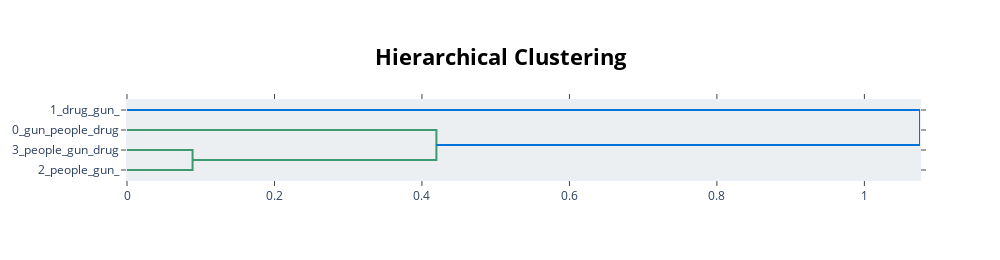

The cell this chart's notebook holds for it:
### Markdown cell above
![image-2.png](attachment:image-2.png)

### Code cell
topic_model.visualize_hierarchy()

### Figure 1 — Plotly figure (JSON) as saved in the notebook; plotly's stock layout.template omitted (floating-point values rounded to 4 significant figures)
{"data": [{"hoverinfo": "text", "marker": {"color": "rgb(61,153,112)"}, "mode": "lines", "type": "scatter", "x": [0, 0.08893, 0.08893, 0], "xaxis": "x", "y": [-25, -25, -35, -35], "yaxis": "y"}, {"hoverinfo": "text", "marker": {"color": "rgb(61,153,112)"}, "mode": "lines", "type": "scatter", "x": [0, 0.4196, 0.4196, 0.08893], "xaxis": "x", "y": [-15, -15, -30, -30], "yaxis": "y"}, {"hoverinfo": "text", "marker": {"color": "rgb(0,116,217)"}, "mode": "lines", "type": "scatter", "x": [0, 1.075, 1.075, 0.4196], "xaxis": "x", "y": [-5, -5, -22.5, -22.5], "yaxis": "y"}], "layout": {"autosize": false, "height": 260, "hoverlabel": {"bgcolor": "white", "font": {"family": "Rockwell", "size": 16}}, "hovermode": "closest", "plot_bgcolor": "#ECEFF1", "showlegend": false, "title": {"font": {"color": "Black", "size": 22}, "text": "<b>Hierarchical Clustering</b>", "x": 0.5, "xanchor": "center", "yanchor": "top"}, "width": 1000, "xaxis": {"mirror": "allticks", "rangemode": "tozero", "showgrid": false, "showline": true, "showticklabels": true, "ticks": "outside", "type": "linear", "zeroline": false}, "yaxis": {"mirror": "allticks", "range": [-40, 0], "rangemode": "tozero", "showgrid": false, "showline": true, "showticklabels": true, "tickmode": "array", "ticks": "outside", "ticktext": ["1_drug_gun_", "0_gun_people_drug", "3_people_gun_drug", "2_people_gun_"], "tickvals": [-5, -15, -25, -35], "type": "linear", "zeroline": false}}}
